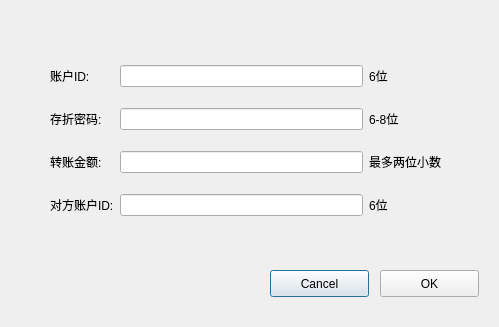
<?xml version="1.0" encoding="UTF-8"?>
<ui version="4.0">
 <class>TransferDialog</class>
 <widget class="QDialog" name="TransferDialog">
  <property name="geometry">
   <rect>
    <x>0</x>
    <y>0</y>
    <width>499</width>
    <height>327</height>
   </rect>
  </property>
  <property name="windowTitle">
   <string>Dialog</string>
  </property>
  <widget class="QPushButton" name="cancel">
   <property name="geometry">
    <rect>
     <x>270</x>
     <y>270</y>
     <width>99</width>
     <height>27</height>
    </rect>
   </property>
   <property name="text">
    <string>Cancel</string>
   </property>
  </widget>
  <widget class="QPushButton" name="confirm">
   <property name="geometry">
    <rect>
     <x>380</x>
     <y>270</y>
     <width>99</width>
     <height>27</height>
    </rect>
   </property>
   <property name="text">
    <string>OK</string>
   </property>
  </widget>
  <widget class="QWidget" name="">
   <property name="geometry">
    <rect>
     <x>50</x>
     <y>50</y>
     <width>391</width>
     <height>181</height>
    </rect>
   </property>
   <layout class="QGridLayout" name="gridLayout">
    <item row="0" column="0">
     <widget class="QLabel" name="label">
      <property name="text">
       <string>账户ID:</string>
      </property>
     </widget>
    </item>
    <item row="0" column="1">
     <widget class="QLineEdit" name="id"/>
    </item>
    <item row="0" column="2">
     <widget class="QLabel" name="label_5">
      <property name="text">
       <string>6位</string>
      </property>
     </widget>
    </item>
    <item row="1" column="0">
     <widget class="QLabel" name="label_2">
      <property name="text">
       <string>存折密码:</string>
      </property>
     </widget>
    </item>
    <item row="1" column="1">
     <widget class="QLineEdit" name="password">
      <property name="echoMode">
       <enum>QLineEdit::Password</enum>
      </property>
     </widget>
    </item>
    <item row="1" column="2">
     <widget class="QLabel" name="label_6">
      <property name="text">
       <string>6-8位</string>
      </property>
     </widget>
    </item>
    <item row="2" column="0">
     <widget class="QLabel" name="label_3">
      <property name="text">
       <string>转账金额:</string>
      </property>
     </widget>
    </item>
    <item row="2" column="1">
     <widget class="QLineEdit" name="money"/>
    </item>
    <item row="2" column="2">
     <widget class="QLabel" name="label_7">
      <property name="text">
       <string>最多两位小数</string>
      </property>
     </widget>
    </item>
    <item row="3" column="0">
     <widget class="QLabel" name="label_4">
      <property name="text">
       <string>对方账户ID:</string>
      </property>
     </widget>
    </item>
    <item row="3" column="1">
     <widget class="QLineEdit" name="other_id">
      <property name="text">
       <string/>
      </property>
     </widget>
    </item>
    <item row="3" column="2">
     <widget class="QLabel" name="label_8">
      <property name="text">
       <string>6位</string>
      </property>
     </widget>
    </item>
   </layout>
  </widget>
 </widget>
 <resources/>
 <connections/>
</ui>
